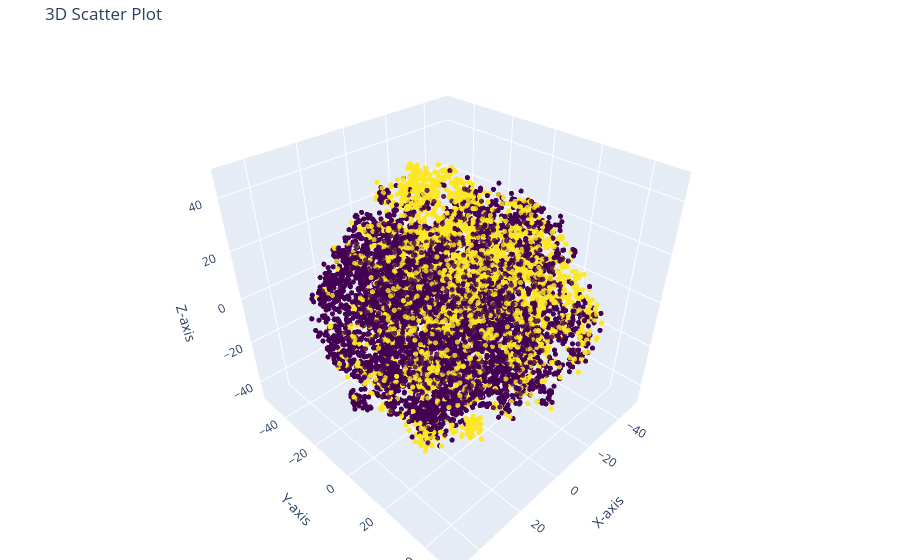

Notebook cell for this chart:
### Code cell
# Create the 3D scatter plot
fig = go.Figure(data=[go.Scatter3d(
    x=act_pca[:, 0], y=act_pca[:, 1], z=act_pca[:, 2],
    mode='markers',
    marker=dict(
        size=3,
        color=labels,                # set color to an array/list of desired values
        colorscale='Viridis',   # choose a colorscale
        opacity=0.8
    )
)])

# Customize the layout
fig.update_layout(
    title='3D Scatter Plot',
    scene=dict(
        xaxis_title='X-axis',
        yaxis_title='Y-axis',
        zaxis_title='Z-axis'
    ),
    margin=dict(l=0, r=0, b=0, t=40)
)

### Figure 1 — Plotly figure (JSON) as saved in the notebook; plotly's stock layout.template omitted (floating-point values rounded to 4 significant figures; data arrays with more than 128 entries replaced by an {"elided": "..."} marker saying what was removed)
{"data": [{"marker": {"color": {"elided": "33396 int values"}, "colorscale": [[0, "#440154"], [0.1111, "#482878"], [0.2222, "#3e4989"], [0.3333, "#31688e"], [0.4444, "#26828e"], [0.5556, "#1f9e89"], [0.6667, "#35b779"], [0.7778, "#6ece58"], [0.8889, "#b5de2b"], [1, "#fde725"]], "opacity": 0.8, "size": 3}, "mode": "markers", "type": "scatter3d", "x": {"elided": "33396 float values"}, "y": {"elided": "33396 float values"}, "z": {"elided": "33396 float values"}}], "layout": {"margin": {"b": 0, "l": 0, "r": 0, "t": 40}, "scene": {"xaxis": {"title": {"text": "X-axis"}}, "yaxis": {"title": {"text": "Y-axis"}}, "zaxis": {"title": {"text": "Z-axis"}}}, "title": {"text": "3D Scatter Plot"}}}
